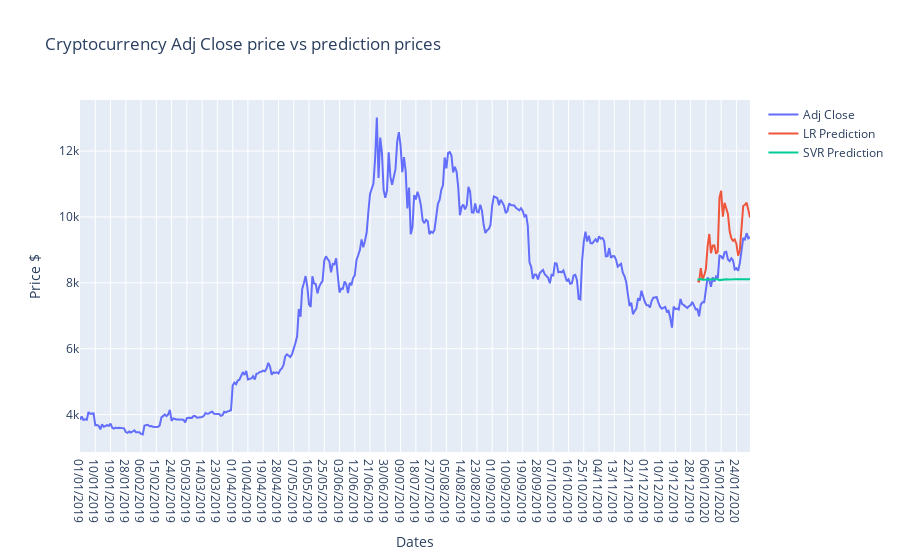

The notebook cell this image was saved under:
### Code cell
Figure2_1 = go.Figure()


Figure2_1.add_trace(go.Scatter(x=stock_prediction['Date'], y=stock_prediction['Adj Close'],
                    mode='lines',name='Adj Close'))
Figure2_1.add_trace(go.Scatter(x=stock_prediction['Date'], y=stock_prediction['LR Prediction'],
                    mode='lines',name='LR Prediction'))
Figure2_1.add_trace(go.Scatter(x=stock_prediction['Date'], y=stock_prediction['SVR Prediction'],
                    mode='lines',name='SVR Prediction'))


Figure2_1.update_layout(
    title="Cryptocurrency Adj Close price vs prediction prices",
    xaxis_title="Dates",
    yaxis_title="Price $")
                         
Figure2_1.show()

### Figure 1 — Plotly figure (JSON) as saved in the notebook; plotly's stock layout.template omitted (floating-point values rounded to 4 significant figures; data arrays with more than 128 entries replaced by an {"elided": "..."} marker saying what was removed)
{"data": [{"mode": "lines", "name": "Adj Close", "type": "scatter", "x": {"elided": "397 str values"}, "y": {"elided": "397 float values"}}, {"mode": "lines", "name": "LR Prediction", "type": "scatter", "x": {"elided": "397 str values"}, "y": {"elided": "397 float values"}}, {"mode": "lines", "name": "SVR Prediction", "type": "scatter", "x": {"elided": "397 str values"}, "y": {"elided": "397 float values"}}], "layout": {"title": {"text": "Cryptocurrency Adj Close price vs prediction prices"}, "xaxis": {"title": {"text": "Dates"}}, "yaxis": {"title": {"text": "Price $"}}}}
